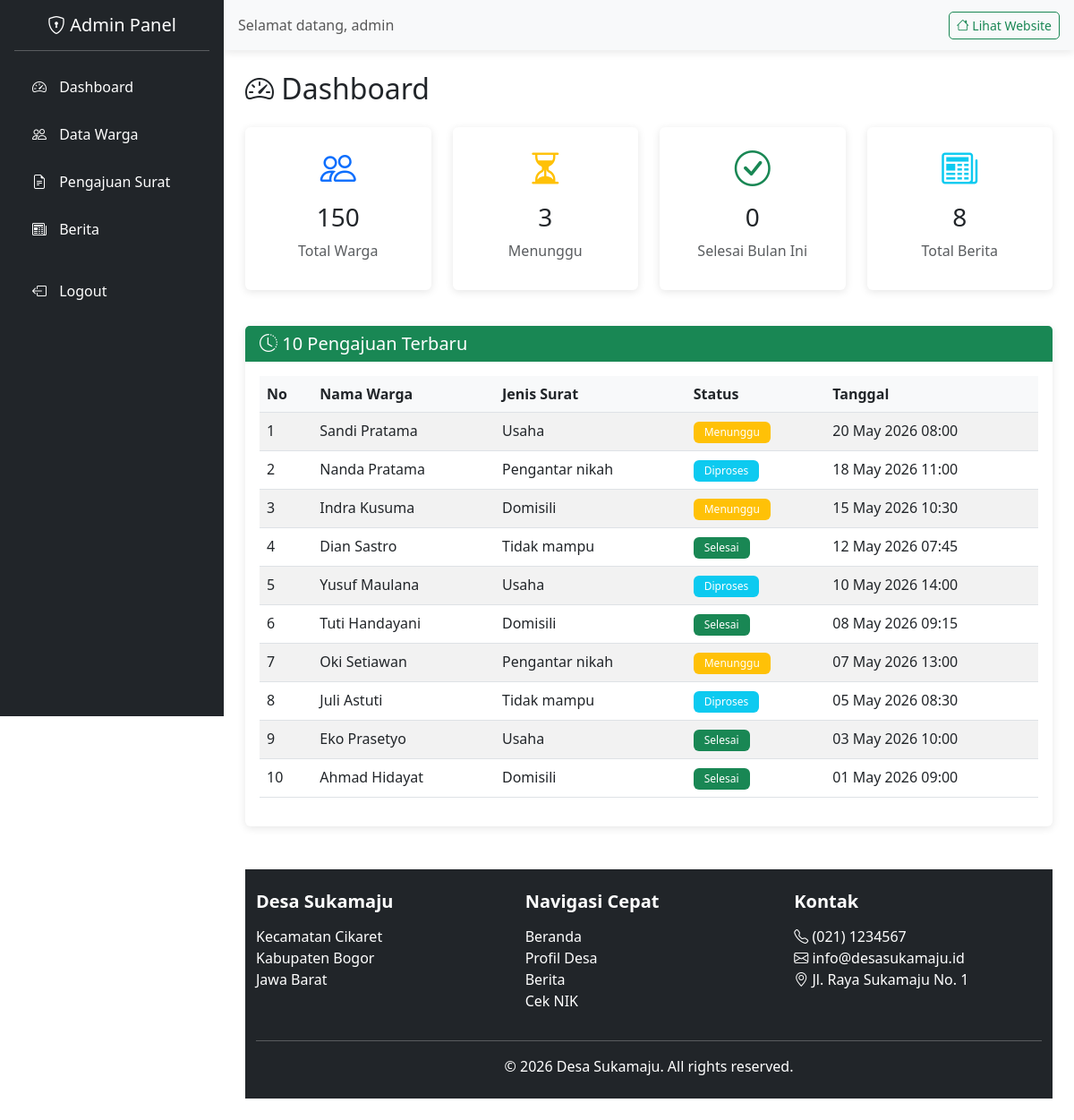
Page /admin/dashboard.php (signed in) on the committed database.
### tables this page shows
CREATE TABLE surat_pengajuan (
  id              INT AUTO_INCREMENT PRIMARY KEY,
  warga_id        INT  NOT NULL,
  jenis_surat     ENUM('domisili','usaha','tidak_mampu','pengantar_nikah') NOT NULL,
  keperluan       TEXT NOT NULL,
  nama_usaha      VARCHAR(150) NULL,
  alamat_usaha    VARCHAR(255) NULL,
  nama_pasangan   VARCHAR(100) NULL,
  status          ENUM('menunggu','diproses','selesai','ditolak') DEFAULT 'menunggu',
  catatan_admin   TEXT NULL,
  tanggal_ajuan   DATETIME DEFAULT CURRENT_TIMESTAMP,
  tanggal_selesai DATETIME NULL,
  diproses_oleh   INT NULL,
  FOREIGN KEY (warga_id) REFERENCES warga(id),
  FOREIGN KEY (diproses_oleh) REFERENCES users(id)
);

CREATE TABLE warga (
  id                INT AUTO_INCREMENT PRIMARY KEY,
  nik               CHAR(16)     NOT NULL UNIQUE,
  nama              VARCHAR(100) NOT NULL,
  tempat_lahir      VARCHAR(100) NOT NULL,
  tanggal_lahir     DATE         NOT NULL,
  jenis_kelamin     ENUM('L','P') NOT NULL,
  alamat            VARCHAR(255) NOT NULL,
  rt                VARCHAR(5)   NOT NULL,
  rw                VARCHAR(5)   NOT NULL,
  dusun             VARCHAR(100) NOT NULL,
  pekerjaan         VARCHAR(100) NOT NULL,
  status_perkawinan ENUM('Belum Kawin','Kawin','Cerai Hidup','Cerai Mati') NOT NULL,
  created_at        DATETIME DEFAULT CURRENT_TIMESTAMP
);

### admin/dashboard.php (the view, shortened to what this page needs)
<?php include '../includes/admin_header.php'; ?>
<h2 class="mb-4"><i class="bi bi-speedometer2"></i> Dashboard</h2>
<?php
$total_warga = mysqli_fetch_assoc(mysqli_query($conn, "SELECT COUNT(*) as total FROM warga"))['total'];
$menunggu = mysqli_fetch_assoc(mysqli_query($conn, "SELECT COUNT(*) as total FROM surat_pengajuan WHERE status = 'menunggu'"))['total'];
$selesai_bulan = mysqli_fetch_assoc(mysqli_query($conn, "SELECT COUNT(*) as total FROM surat_pengajuan WHERE status = 'selesai' AND MONTH(tanggal_selesai) = MONTH(CURRENT_DATE()) AND YEAR(tanggal_selesai) = YEAR(CURRENT_DATE())"))['total'];
$total_berita = mysqli_fetch_assoc(mysqli_query($conn, "SELECT COUNT(*) as total FROM berita"))['total'];
?>
<div class="row mb-4">
    <div class="col-md-3 mb-3">
        <div class="card text-center h-100 border-primary">
            <div class="card-body">
                <i class="bi bi-people fs-1 text-primary"></i>
                <h3 class="mt-2"><?= $total_warga ?></h3>
                <p class="text-muted">Total Warga</p>
            </div>
        </div>
    </div>
    <div class="col-md-3 mb-3">
        <div class="card text-center h-100 border-warning">
            <div class="card-body">
                <i class="bi bi-hourglass-split fs-1 text-warning"></i>
                <h3 class="mt-2"><?= $menunggu ?></h3>
                <p class="text-muted">Menunggu</p>
            </div>
        </div>
    </div>
    <div class="col-md-3 mb-3">
        <div class="card text-center h-100 border-success">
            <div class="card-body">
                <i class="bi bi-check-circle fs-1 text-success"></i>
                <h3 class="mt-2"><?= $selesai_bulan ?></h3>
                <p class="text-muted">Selesai Bulan Ini</p>
            </div>
        </div>
    </div>
    <div class="col-md-3 mb-3">
        <div class="card text-center h-100 border-info">
            <div class="card-body">
                <i class="bi bi-newspaper fs-1 text-info"></i>
                <h3 class="mt-2"><?= $total_berita ?></h3>
                <p class="text-muted">Total Berita</p>
            </div>
        </div>
    </div>
</div>
<div class="card">
    <div class="card-header bg-success text-white">
        <h5 class="mb-0"><i class="bi bi-clock-history"></i> 10 Pengajuan Terbaru</h5>
    </div>
    <div class="card-body">
        <div class="table-responsive">
            <table class="table table-striped">
                <thead>
                    <tr>
                        <th>No</th>
                        <th>Nama Warga</th>
                        <th>Jenis Surat</th>
                        <th>Status</th>
                        <th>Tanggal</th>
                    </tr>
                </thead>
                <tbody>
                    <?php
                    $query = mysqli_query($conn, "SELECT sp.*, w.nama FROM surat_pengajuan sp JOIN warga w ON sp.warga_id = w.id ORDER BY sp.tanggal_ajuan DESC LIMIT 10");
                    $no = 1;
                    while ($row = mysqli_fetch_assoc($query)):
                        $status_badge = '';
                        switch ($row['status']) {
                            case 'menunggu': $status_badge = '<span class="badge bg-warning">Menunggu</span>'; break;
                            case 'diproses': $status_badge = '<span class="badge bg-info">Diproses</span>'; break;
                            case 'selesai': $status_badge = '<span class="badge bg-success">Selesai</span>'; break;
                        }
                    ?>
                    <tr>
                        <td><?= $no++ ?></td>
                        <td><?= $row['nama'] ?></td>
                        <td><?= ucfirst(str_replace('_', ' ', $row['jenis_surat'])) ?></td>
                        <td><?= $status_badge ?></td>
                        <td><?= date('d M Y H:i', strtotime($row['tanggal_ajuan'])) ?></td>
                    </tr>
                    <?php endwhile; ?>
                </tbody>
            </table>
        </div>
    </div>
</div>
<?php include '../includes/footer.php'; ?>

### assets/css/style.css (style rules this page uses)
.card { border: none; box-shadow: 0 2px 10px rgba(0, 0, 0, 0.1); transition: transform 0.3s ease, box-shadow 0.3s ease; }
.card-header { border-bottom: none; }
.table th { background-color: #f8f9fa; font-weight: 600; }
.badge { font-weight: 500; padding: 6px 12px; }
.fs-1 { font-size: 2.5rem !important; }

### rows in the picture
surat_pengajuan: warga.nama "Sandi Pratama", jenis_surat "Usaha", status "Menunggu", tanggal_ajuan "20 May 2026 08:00"
surat_pengajuan: warga.nama "Nanda Pratama", jenis_surat "Pengantar nikah", status "Diproses", tanggal_ajuan "18 May 2026 11:00"
surat_pengajuan: warga.nama "Indra Kusuma", jenis_surat "Domisili", status "Menunggu", tanggal_ajuan "15 May 2026 10:30"
surat_pengajuan: warga.nama "Dian Sastro", jenis_surat "Tidak mampu", status "Selesai", tanggal_ajuan "12 May 2026 07:45"
surat_pengajuan: warga.nama "Yusuf Maulana", jenis_surat "Usaha", status "Diproses", tanggal_ajuan "10 May 2026 14:00"
surat_pengajuan: warga.nama "Tuti Handayani", jenis_surat "Domisili", status "Selesai", tanggal_ajuan "08 May 2026 09:15"
surat_pengajuan: warga.nama "Oki Setiawan", jenis_surat "Pengantar nikah", status "Menunggu", tanggal_ajuan "07 May 2026 13:00"
surat_pengajuan: warga.nama "Juli Astuti", jenis_surat "Tidak mampu", status "Diproses", tanggal_ajuan "05 May 2026 08:30"
surat_pengajuan: warga.nama "Eko Prasetyo", jenis_surat "Usaha", status "Selesai", tanggal_ajuan "03 May 2026 10:00"
surat_pengajuan: warga.nama "Ahmad Hidayat", jenis_surat "Domisili", status "Selesai", tanggal_ajuan "01 May 2026 09:00"

### other values in the picture
$_SESSION['username'] "admin"
$total_warga "150"
$menunggu "3"
$selesai_bulan "0"
$total_berita "8"
DESA_NAMA "Desa Sukamaju"
DESA_KECAMATAN "Kecamatan Cikaret"
DESA_KABUPATEN "Kabupaten Bogor"
DESA_PROVINSI "Jawa Barat"
